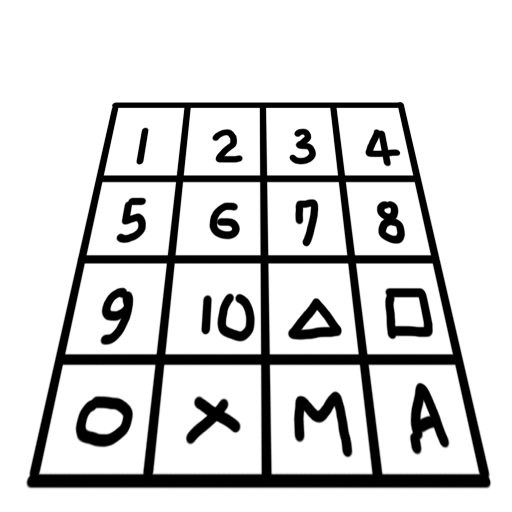
#> input picture 3_Image_Processing/Geometric_Transformations_ofImages/input.png, 512 x 512 px
$ python advanced.py
#> lines starting #> are read from the running program, lines starting #| are printed output that depends on the picture
import cv2 as cv
import numpy as np
from matplotlib import pyplot as plt

img = cv.imread('input.png')
#> img is the input picture: shape (512, 512, 3); min 0, max 255, mean 211.3
assert img is not None, 'file could not be read, check with os.path.exists()'

pts1 = np.float32([[115, 106], [400, 103], [33, 481], [484, 482]])
pts2 = np.float32([[10, 10], [502, 10], [10, 502], [502, 502]])

M = cv.getPerspectiveTransform(pts1, pts2)

dst = cv.warpPerspective(img, M, (512, 512))
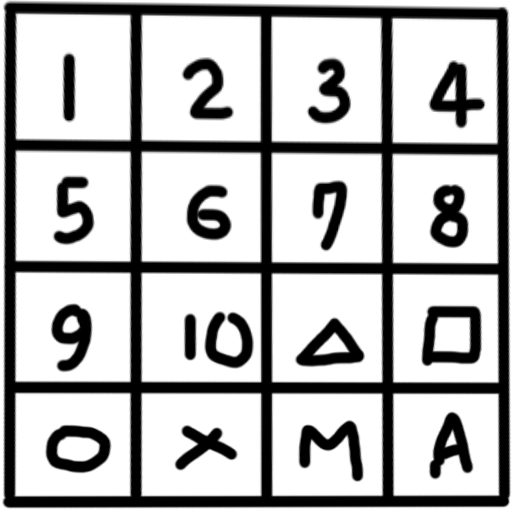
#> dst: shape (512, 512, 3); min 0, max 255, mean 182

plt.subplot(121), plt.imshow(img), plt.title('Input')
plt.subplot(122), plt.imshow(dst), plt.title('Output')
plt.show()
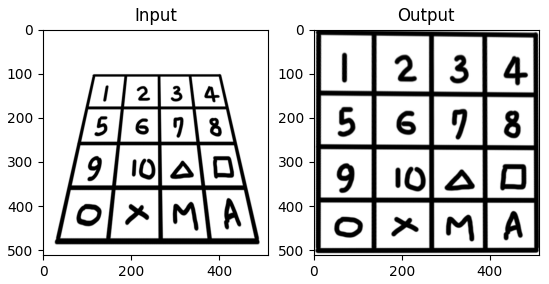
#> figure drawn by matplotlib, 2 panels

$ run again, with 3_Image_Processing/Geometric_Transformations_ofImages/origin.png copied over 3_Image_Processing/Geometric_Transformations_ofImages/input.png
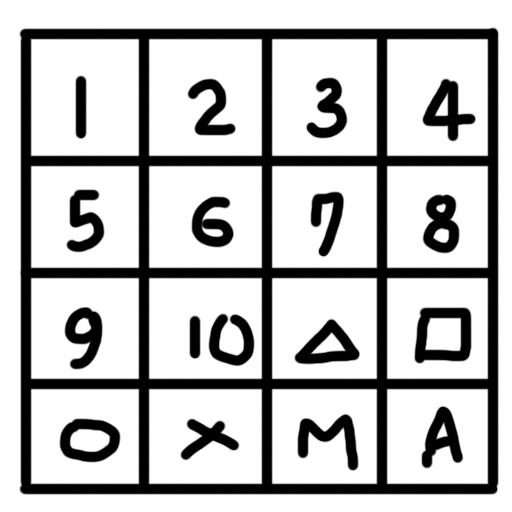
#> input picture 3_Image_Processing/Geometric_Transformations_ofImages/origin.png, 512 x 512 px
#> img is the input picture: shape (512, 512, 3); min 0, max 255, mean 190.9
#> `dst = cv.warpPerspective(img, M, (512, 512))`:
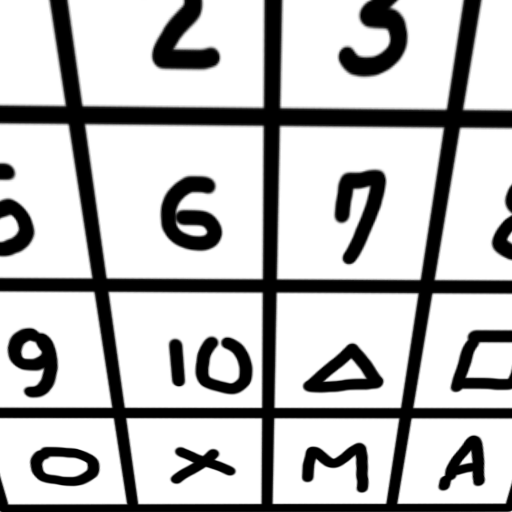
#> dst: shape (512, 512, 3); min 0, max 255, mean 186.3
#> `plt.show()`:
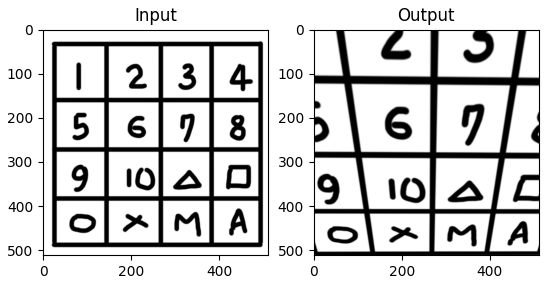
#> figure drawn by matplotlib, 2 panels
